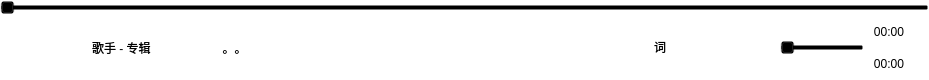
     <widget class="QWidget" name="botton_widget" native="true">
      <property name="minimumSize">
       <size>
        <width>0</width>
        <height>80</height>
       </size>
      </property>
      <property name="maximumSize">
       <size>
        <width>16777215</width>
        <height>80</height>
       </size>
      </property>
      <property name="styleSheet">
       <string notr="true"> border: none;
 background-color: transparent;
</string>
      </property>
      <layout class="QGridLayout" name="gridLayout_10">
       <property name="leftMargin">
        <number>0</number>
       </property>
       <property name="topMargin">
        <number>0</number>
       </property>
       <property name="rightMargin">
        <number>0</number>
       </property>
       <property name="bottomMargin">
        <number>0</number>
       </property>
       <property name="spacing">
        <number>0</number>
       </property>
       <item row="0" column="0">
        <widget class="QSlider" name="playslider">
         <property name="styleSheet">
          <string notr="true"/>
         </property>
         <property name="orientation">
          <enum>Qt::Horizontal</enum>
         </property>
        </widget>
       </item>
       <item row="1" column="0">
        <layout class="QHBoxLayout" name="horizontalLayout_12">
         <item>
          <spacer name="horizontalSpacer_3">
           <property name="orientation">
            <enum>Qt::Horizontal</enum>
           </property>
           <property name="sizeType">
            <enum>QSizePolicy::Fixed</enum>
           </property>
           <property name="sizeHint" stdset="0">
            <size>
             <width>2</width>
             <height>20</height>
            </size>
           </property>
          </spacer>
         </item>
         <item>
          <widget class="QPushButton" name="btn_pictrue">
           <property name="minimumSize">
            <size>
             <width>80</width>
             <height>55</height>
            </size>
           </property>
           <property name="maximumSize">
            <size>
             <width>80</width>
             <height>16777215</height>
            </size>
           </property>
           <property name="styleSheet">
            <string notr="true"/>
           </property>
           <property name="text">
            <string/>
           </property>
          </widget>
         </item>
         <item>
          <spacer name="verticalSpacer_31">
           <property name="orientation">
            <enum>Qt::Vertical</enum>
           </property>
           <property name="sizeHint" stdset="0">
            <size>
             <width>10</width>
             <height>40</height>
            </size>
           </property>
          </spacer>
         </item>
         <item>
          <widget class="QLabel" name="lab_message">
           <property name="minimumSize">
            <size>
             <width>130</width>
             <height>63</height>
            </size>
           </property>
           <property name="maximumSize">
            <size>
             <width>80</width>
             <height>16777215</height>
            </size>
           </property>
           <property name="styleSheet">
            <string notr="true">border-radius: 8px !important; /*边界半径(越大，圆角越大)， important 强制 */</string>
           </property>
           <property name="text">
            <string>歌手 - 专辑</string>
           </property>
          </widget>
         </item>
         <item>
          <widget class="QPushButton" name="btn_like">
           <property name="minimumSize">
            <size>
             <width>25</width>
             <height>25</height>
            </size>
           </property>
           <property name="maximumSize">
            <size>
             <width>25</width>
             <height>25</height>
            </size>
           </property>
           <property name="text">
            <string>。。</string>
           </property>
          </widget>
         </item>
         <item>
          <spacer name="verticalSpacer_32">
           <property name="orientation">
            <enum>Qt::Vertical</enum>
           </property>
           <property name="sizeType">
            <enum>QSizePolicy::Ignored</enum>
           </property>
           <property name="sizeHint" stdset="0">
            <size>
             <width>15</width>
             <height>50</height>
            </size>
           </property>
          </spacer>
         </item>
         <item>
          <spacer name="horizontalSpacer_16">
           <property name="orientation">
            <enum>Qt::Horizontal</enum>
           </property>
           <property name="sizeHint" stdset="0">
            <size>
             <width>145</width>
             <height>20</height>
            </size>
           </property>
          </spacer>
         </item>
         <item>
          <widget class="QPushButton" name="btn_mode">
           <property name="minimumSize">
            <size>
             <width>30</width>
             <height>25</height>
            </size>
           </property>
           <property name="maximumSize">
            <size>
             <width>38</width>
             <height>34</height>
            </size>
           </property>
           <property name="text">
            <string/>
           </property>
          </widget>
         </item>
         <item>
          <spacer name="horizontalSpacer_17">
           <property name="orientation">
            <enum>Qt::Horizontal</enum>
           </property>
           <property name="sizeType">
            <enum>QSizePolicy::Ignored</enum>
           </property>
           <property name="sizeHint" stdset="0">
            <size>
             <width>40</width>
             <height>100</height>
            </size>
           </property>
          </spacer>
         </item>
         <item>
          <spacer name="verticalSpacer_38">
           <property name="orientation">
            <enum>Qt::Vertical</enum>
           </property>
           <property name="sizeHint" stdset="0">
            <size>
             <width>10</width>
             <height>40</height>
            </size>
           </property>
          </spacer>
         </item>
         <item>
          <widget class="QPushButton" name="btn_prev">
           <property name="minimumSize">
            <size>
             <width>30</width>
             <height>25</height>
            </size>
           </property>
           <property name="maximumSize">
            <size>
             <width>38</width>
             <height>34</height>
            </size>
           </property>
           <property name="text">
            <string/>
           </property>
          </widget>
         </item>
         <item>
          <spacer name="verticalSpacer_33">
           <property name="orientation">
            <enum>Qt::Vertical</enum>
           </property>
           <property name="sizeHint" stdset="0">
            <size>
             <width>20</width>
             <height>40</height>
            </size>
           </property>
          </spacer>
         </item>
         <item>
          <widget class="QPushButton" name="btn_stop">
           <property name="minimumSize">
            <size>
             <width>30</width>
             <height>25</height>
            </size>
           </property>
           <property name="maximumSize">
            <size>
             <width>38</width>
             <height>34</height>
            </size>
           </property>
           <property name="text">
            <string/>
           </property>
          </widget>
         </item>
         <item>
          <spacer name="verticalSpacer_34">
           <property name="orientation">
            <enum>Qt::Vertical</enum>
           </property>
           <property name="sizeHint" stdset="0">
            <size>
             <width>20</width>
             <height>40</height>
            </size>
           </property>
          </spacer>
         </item>
         <item>
          <widget class="QPushButton" name="btn_next">
           <property name="minimumSize">
            <size>
             <width>30</width>
             <height>25</height>
            </size>
           </property>
           <property name="maximumSize">
            <size>
             <width>38</width>
             <height>34</height>
            </size>
           </property>
           <property name="text">
            <string/>
           </property>
          </widget>
         </item>
         <item>
          <spacer name="verticalSpacer_35">
           <property name="orientation">
            <enum>Qt::Vertical</enum>
           </property>
           <property name="sizeHint" stdset="0">
            <size>
             <width>20</width>
             <height>40</height>
            </size>
           </property>
          </spacer>
         </item>
         <item>
          <widget class="QPushButton" name="btn_lyric">
           <property name="minimumSize">
            <size>
             <width>30</width>
             <height>25</height>
            </size>
           </property>
           <property name="maximumSize">
            <size>
             <width>38</width>
             <height>34</height>
            </size>
           </property>
           <property name="styleSheet">
            <string notr="true"/>
           </property>
           <property name="text">
            <string>词</string>
           </property>
          </widget>
         </item>
         <item>
          <spacer name="verticalSpacer_36">
           <property name="orientation">
            <enum>Qt::Vertical</enum>
           </property>
           <property name="sizeType">
            <enum>QSizePolicy::Ignored</enum>
           </property>
           <property name="sizeHint" stdset="0">
            <size>
             <width>55</width>
             <height>40</height>
            </size>
           </property>
          </spacer>
         </item>
         <item>
          <spacer name="horizontalSpacer_18">
           <property name="orientation">
            <enum>Qt::Horizontal</enum>
           </property>
           <property name="sizeHint" stdset="0">
            <size>
             <width>13</width>
             <height>142</height>
            </size>
           </property>
          </spacer>
         </item>
         <item>
          <widget class="QPushButton" name="btn_volum">
           <property name="minimumSize">
            <size>
             <width>30</width>
             <height>25</height>
            </size>
           </property>
           <property name="text">
            <string/>
           </property>
          </widget>
         </item>
         <item>
          <spacer name="verticalSpacer_37">
           <property name="orientation">
            <enum>Qt::Vertical</enum>
           </property>
           <property name="sizeHint" stdset="0">
            <size>
             <width>5</width>
             <height>40</height>
            </size>
           </property>
          </spacer>
         </item>
         <item>
          <widget class="QSlider" name="Sli_volum">
           <property name="minimumSize">
            <size>
             <width>70</width>
             <height>0</height>
            </size>
           </property>
           <property name="maximumSize">
            <size>
             <width>150</width>
             <height>16777215</height>
            </size>
           </property>
           <property name="maximum">
            <number>150</number>
           </property>
           <property name="orientation">
            <enum>Qt::Horizontal</enum>
           </property>
          </widget>
         </item>
         <item>
          <layout class="QVBoxLayout" name="verticalLayout_7">
           <property name="spacing">
            <number>0</number>
           </property>
           <item>
            <widget class="QLabel" name="lab_duration">
             <property name="minimumSize">
              <size>
               <width>65</width>
               <height>20</height>
              </size>
             </property>
             <property name="text">
              <string>   00:00</string>
             </property>
            </widget>
           </item>
           <item>
            <widget class="QLabel" name="lab_time">
             <property name="minimumSize">
              <size>
               <width>65</width>
               <height>20</height>
              </size>
             </property>
             <property name="text">
              <string>   00:00</string>
             </property>
            </widget>
           </item>
          </layout>
         </item>
        </layout>
       </item>
      </layout>
     </widget>
